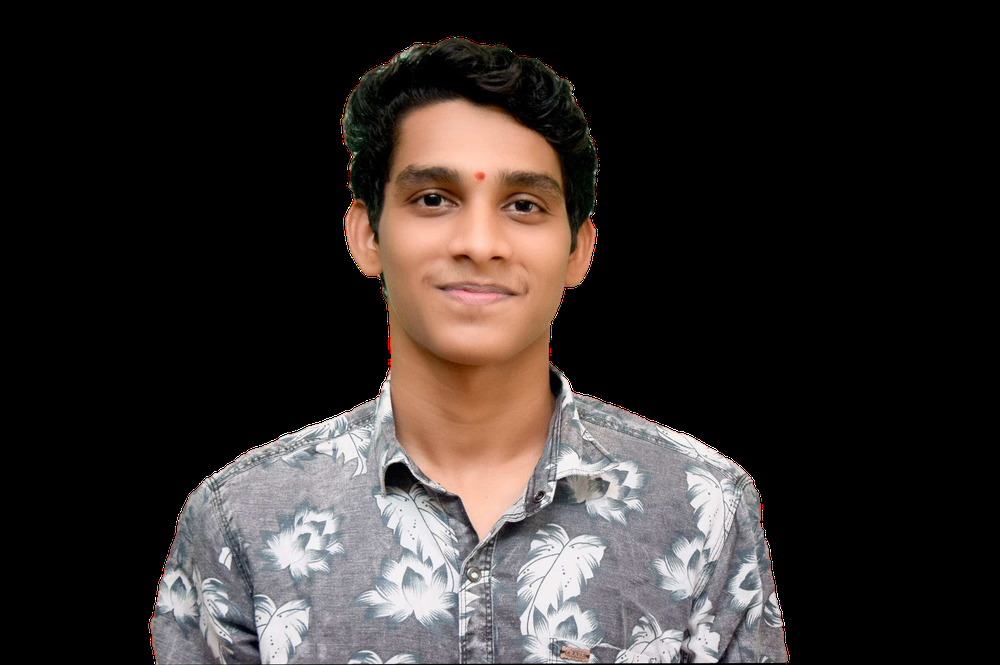
#> input picture Task-2/pic.png, 1000 x 665 px, shrunk from 2990 x 1987 before the run, found by its file name
$ jupyter execute Task2_Image-to-Sketch.ipynb
#> lines starting #> are read from the running program, lines starting #| are printed output that depends on the picture
Task2 convert Image to Pencil Sketch with Python

to convert colorfull images into sketch first we need to read the image in RBG format and then convert it to a grayscale image.
This will turn an image into a classic black and white photo. Then the next thing to do is invert the grayscale image also called negative image, this will be our inverted grayscale image. Inversion can be used to enhance details.
Then we can finally create the pencil sketch by mixing the grayscale image with the inverted blurry image. This can be done by dividing the grayscale image by the inverted blurry image. Since images are just arrays, we can easily do this programmatically using the divide function from the cv2 library in Python

Importing Required Libraries

[cell 1]
import cv2 #OpenCV-Python is a library of Python bindings designed to solve computer vision problems
import matplotlib.pyplot as plt #for ploting images into graphical vision

[cell 2]
# Read Image
image = cv2.imread("/content/pic.png")
#> image is the input picture: shape (665, 1000, 3); mean B, G, R 43.1, 45.2, 51.1

[cell 3]
cv2.imread("pic.png", 2)
cv2.waitKey(0)

Read the image in RGB Format

[cell 4]
image = cv2.imread('/content/pic.png')
plt.imshow(cv2.cvtColor(image, cv2.COLOR_BGR2RGB))
plt.axis('off')
plt.show()

Create a new image by converting the original image to grayscale

[cell 5]
grayImage = cv2.cvtColor(image, cv2.COLOR_BGR2GRAY)
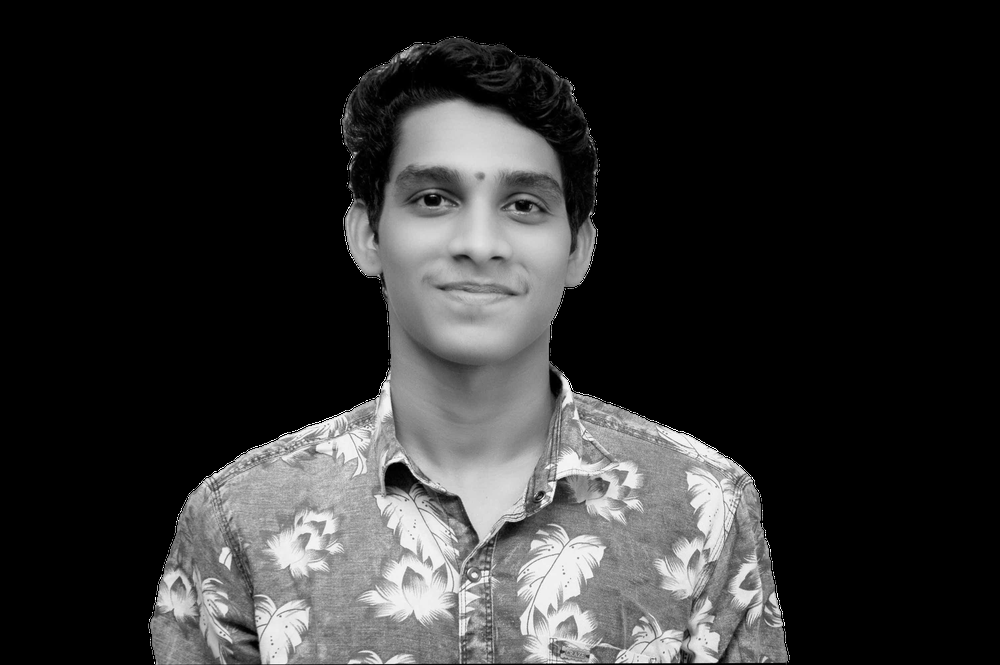
#> grayImage: shape (665, 1000); min 0, max 255, mean 46.7
grayImage

[cell 6]
plt.imshow(grayImage)

Inverting above grayscale image

[cell 7]
invertedImage = 255 - grayImage
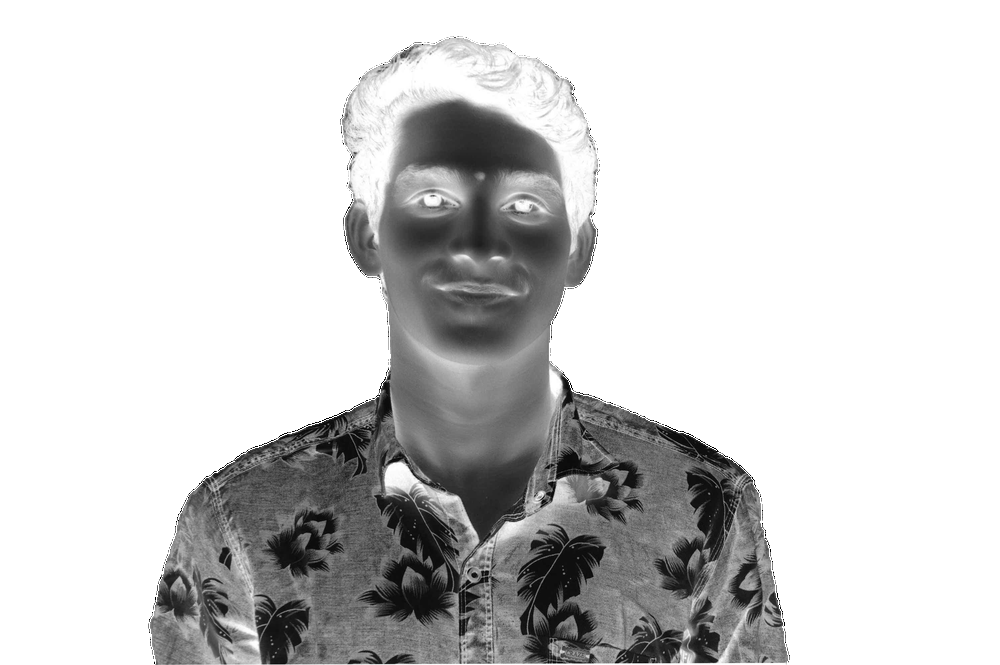
#> invertedImage: shape (665, 1000); min 0, max 255, mean 208.3
plt.imshow(cv2.cvtColor(invertedImage, cv2.COLOR_BGR2RGB))

Blur the image by using the Gaussian Function in OpenCV

[cell 8]
blurred = cv2.GaussianBlur(invertedImage, (21,21), 0)
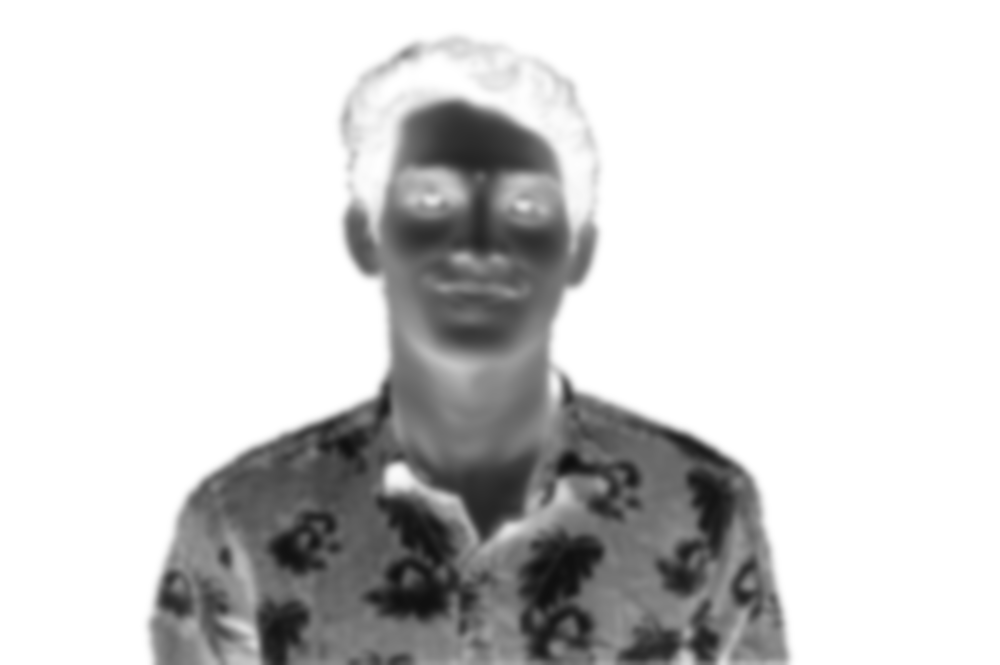
#> blurred: shape (665, 1000); min 14, max 255, mean 208.2
plt.imshow(blurred)

Inverting the blurred image to get the pencil sketch

[cell 9]
invertedBlur = 255 - blurred
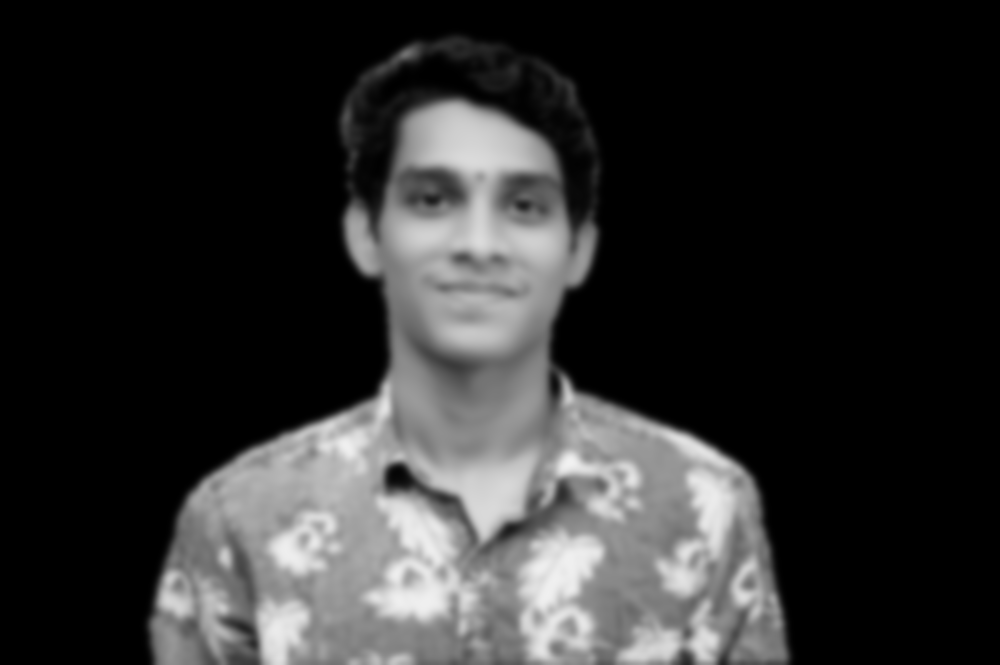
#> invertedBlur: shape (665, 1000); min 0, max 241, mean 46.8
pencil_sketch = cv2.divide(grayImage, invertedBlur, scale=256.0)
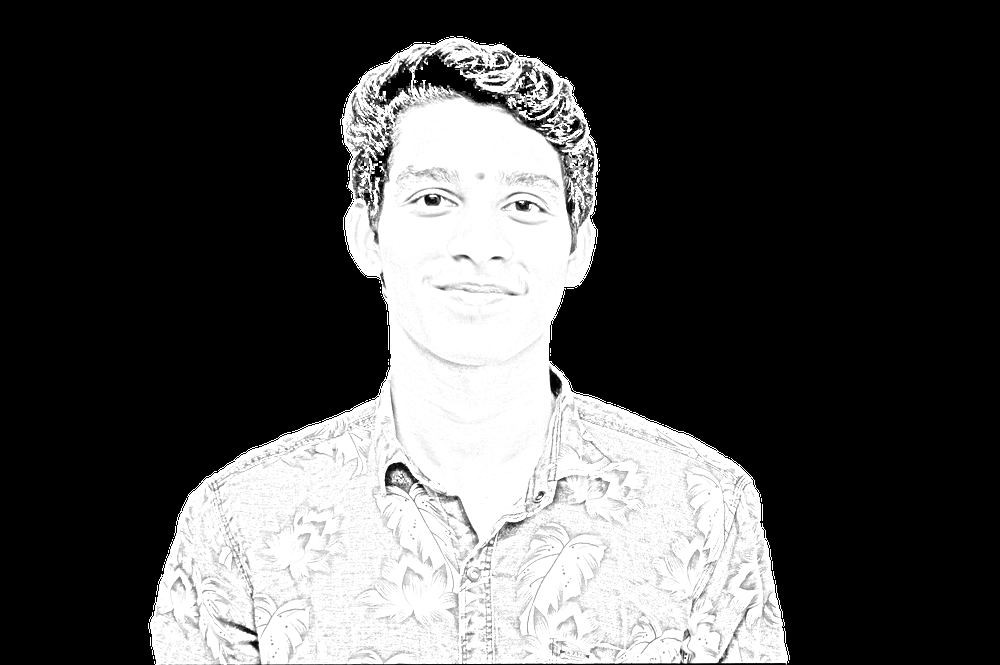
#> pencil_sketch: shape (665, 1000); min 0, max 255, mean 77.3
plt.imshow(pencil_sketch)

Final Sketch

[cell 10]
invertedBlur = 255 - blurred
pencil_sketch = cv2.divide(grayImage, invertedBlur, scale=256.0)
plt.imshow(cv2.cvtColor(pencil_sketch, cv2.COLOR_BGR2RGB))
plt.axis('off')
plt.show()
